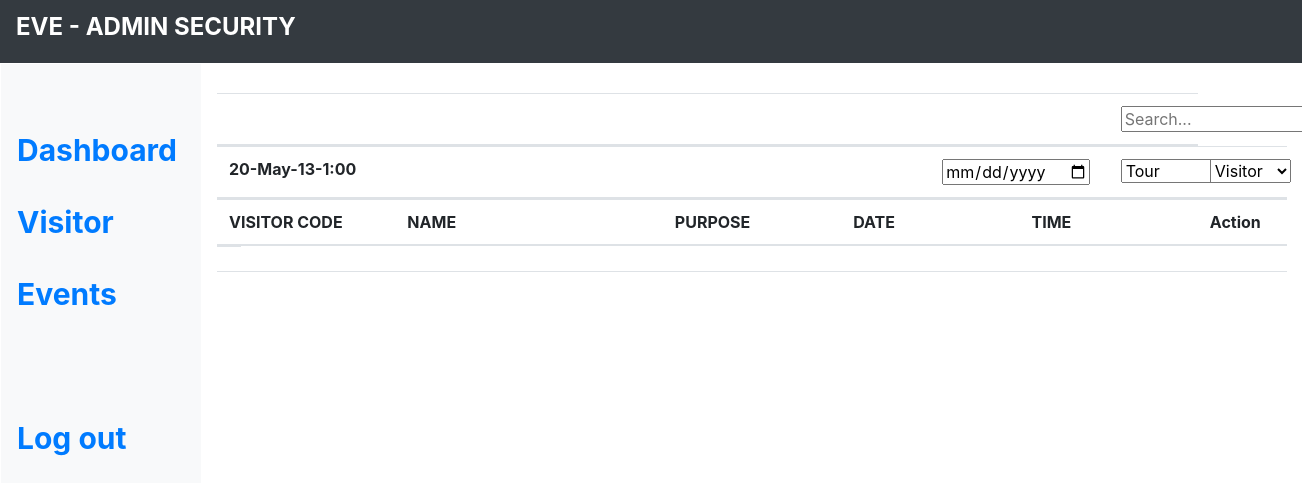
Before: /devnet-0.1/admin-login/admin-visitor.php with the older database file.
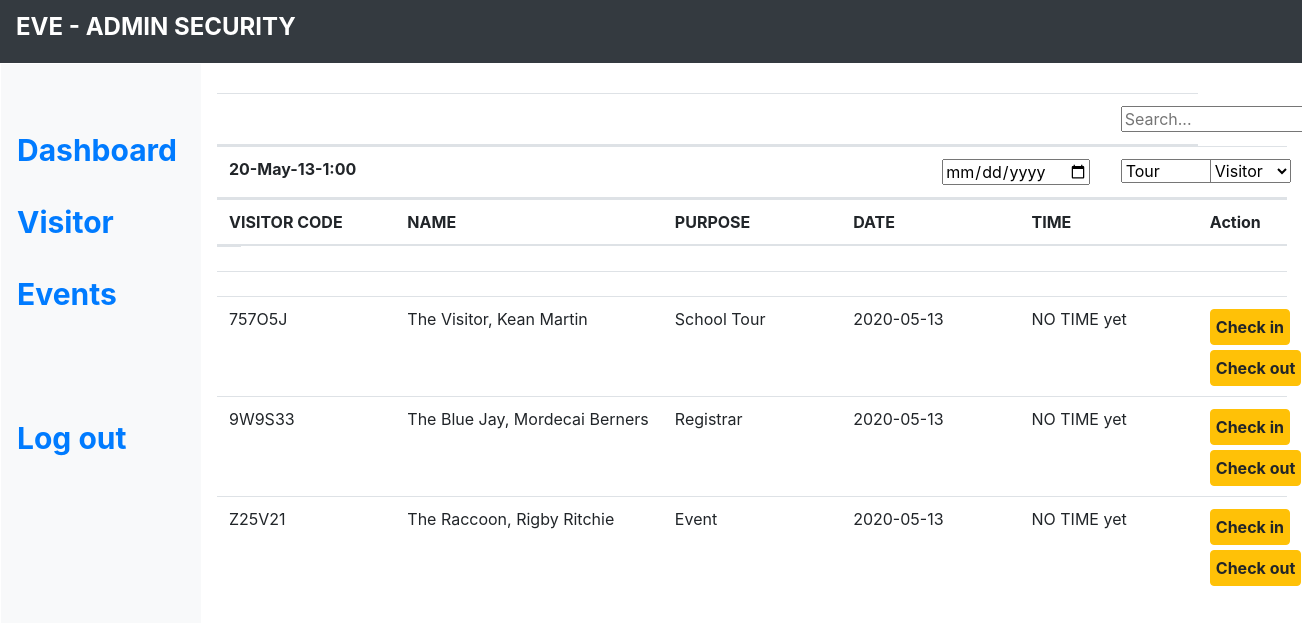
After: the same page with the newer database file.
### tables this page shows
CREATE TABLE `guest_register` (
  `firstname` varchar(50) NOT NULL,
  `middlename` varchar(50) NOT NULL,
  `lastname` varchar(50) NOT NULL,
  `email` varchar(50) NOT NULL,
  `date` date NOT NULL,
  `purpose` varchar(50) NOT NULL,
  `idgiven` varchar(20) NOT NULL,
  `contactnum` varchar(11) NOT NULL,
  `guestcode` varchar(6) NOT NULL,
  `timeCreated` time NOT NULL
);

### devnet-0.1/admin-login/admin-visitor.php (the view, shortened to what this page needs)
<html lang="en">
  <head>
    <link rel="stylesheet" href="https://maxcdn.bootstrapcdn.com/bootstrap/4.0.0-beta.2/css/bootstrap.min.css"
>
    <link rel="stylesheet" href="/admin-css/admin-stylesheet.css">
  </head>
  <body>
    <nav class="navbar navbar-dark bg-dark">
      <a class="navbar-brand float-right" href="#"><h4><b>EVE - ADMIN SECURITY</b></h4></a>
    </nav>
    <table style="height:100%; width: 100%">
      <tr>
        <td style="width:10%;">
          <nav class=" d-none d-md-block bg-light sidebar float-left" style="height: 100%; margin-left: 0; width: 200px;">
                <div class="sidebar-sticky">
                  <ul class="nav flex-column">
                    <br><br>
                    <li class="nav-item">
                      <a class="nav-link active" href="admin.php">
                       <div class="sidebar-items"> <b>Dashboard</b></div>
                      </a>
                    </li>
                    <li class="nav-item">
                      <a class="nav-link active" href="admin-visitor.php">
                       <div class="sidebar-items"> <b>Visitor</b></div>
                      </a>
                    </li>
                    <li class="nav-item">
                      <a class="nav-link active" href="admin-events.php">
                       <div class="sidebar-items"> <b>Events</b></div>
                      </a>
                    </li>
                  </ul>
                  <a class="nav-link active" href="..\index.php">
                   <div class="sidebar-items"> <br><br><b>Log out</b></div>
                  </a>
                </div>
              </nav>
        </td>
        <td style="padding: 30px; vertical-align: top">
          <form action="process-order.php" method="post">
            <table class="table">
              <thead>
                <tr class="row">
                  <th class="col-10"></th>
                  <th class="col-1"><input type='text' placeholder='Search...'></th>
                </tr>
                <tr class="row">
                  <th class="col-8"><?php echo date('W-M-d-g:i') ?></th>
                  <th class="col-2"><input type='date' placeholder='Search...'></th>
                  <th class="col-1">
                    <select placeholder='Purpose'>
                      <option>Tour</option>
                    </select>
                  </th>
                  <th class="col-1">
                    <select placeholder='Visitor Type'>
                      <option>Visitor</option>
                    </select>
                  </th>
                </tr>
                <tr class="row">
                  <th class="col-2">VISITOR CODE</th>
                  <th class="col-3">NAME</th>
                  <th class="col-2">PURPOSE</th>
                  <th class="col-2">DATE</th>
                  <th class="col-2">TIME</th>
                  <th class="col-1">Action</th>
                  <td ></td>
                </tr>
              </thead>
              <tbody>
                <tr class="row">
                  <td colspan="3" class="col-12">
                    <?php
                        include_once "..\process\connection.php";
                        $sqlStmnt = "SELECT * FROM `guest_register` ORDER BY `date` DESC";
                        $resultSet2 = mysqli_query($conn,$sqlStmnt);
                        while($result2 = mysqli_fetch_array($resultSet2))
                        {
                            echo '<td class="col-2">'.$result2['guestcode'].'</td>
                                  <td class="col-3">'.$result2['lastname'].', '.$result2['firstname'].' '.$result2['middlename'].'</td>
                                  <td class="col-2">'.$result2['purpose'].'</td>
                                  <td class="col-2">'.$result2['date'].'</td>
                                  <td class="col-2">'.'NO TIME yet'.'</td>'.
                                  '<td class="col-1" style="height:100px">'.
                                    '<center>
                                       <button class="btn btn-warning" style="padding:5px; margin-bottom:5px"><b>Check in</b></button>
                                       <br>
                                       <button class="btn btn-warning" style="padding:5px; margin-bottom:5px"><b>Check out</b></button>
                                     </center>
                                   </td>';
                        }
                     ?>
                  </td>
                </tr>
              </tbody>
            </table>
          </form>
        </td>
      </tr>
    </table>
  </body>
</html>

Changed rows visible on the page:
added guest_register: guestcode "757O5J", lastname "The Visitor", firstname "Kean", middlename "Martin", purpose "School Tour", date "2020-05-13"
added guest_register: guestcode "9W9S33", lastname "The Blue Jay", firstname "Mordecai", middlename "Berners", purpose "Registrar", date "2020-05-13"
added guest_register: guestcode "Z25V21", lastname "The Raccoon", firstname "Rigby", middlename "Ritchie", purpose "Event", date "2020-05-13"
